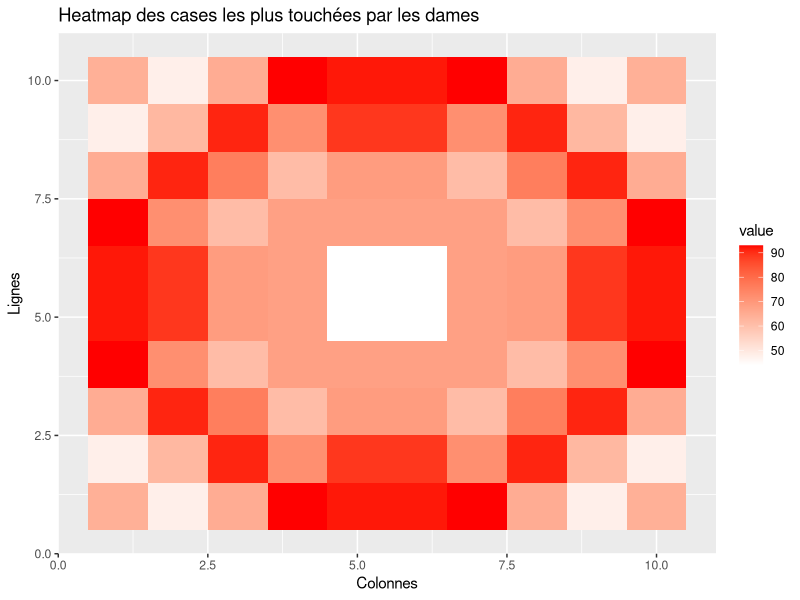

The R script that drew this image:
library(ggplot2)
library(reshape2)

trouver_solutions <- function(x, y) {
  solutions <- 0
  all_solutions <- list()
  
  est_valide <- function(placement, colonne, ligne) {
    i <- 1
    while (i < colonne) {
      if (placement[i] == ligne || 
          placement[i] - i == ligne - colonne || 
          placement[i] + i == ligne + colonne ||
          abs(placement[i] - ligne) == abs(i - colonne)) { # Menace diagonale
        return(FALSE)
      }
      i <- i + 1
    }
    return(TRUE)
  }
  
  placer_dames <- function(placement, colonne = 1) {
    if (colonne > x) {
      solutions <<- solutions + 1
      all_solutions[[solutions]] <<- placement
    } else {
      ligne <- 1
      while (ligne <= y) {
        if (est_valide(placement, colonne, ligne)) {
          placement[colonne] <- ligne
          placer_dames(placement, colonne + 1)
        }
        ligne <- ligne + 1
      }
    }
  }
  
  if(x > 0 & y > 0){
    placement_initial <- integer(x)
    placer_dames(placement_initial)
    
    a <- 1
    while (a <= length(all_solutions)) {
      cat("Solution", a, ": ", paste(all_solutions[[a]]-1, collapse = " "), "\n")
      a <- a + 1
    }
  }
  
  
  cat("Nombre de solutions trouvées:", solutions, "\n")
  return(all_solutions)
}

# Utilisation de la fonction avec le nombre de lignes (x) et de colonnes (y) de votre choix
x<- 10
y<- 10
resultats <- trouver_solutions(x, y)  # Par exemple, 8 lignes et 8 colonnes

# Création d'une heatmap avec ggplot2 (utiliser les résultats obtenus)
heatmap_data <- matrix(0, nrow = x, ncol = y)
i <- 1
while (i <= length(resultats)) {
  positions <- resultats[[i]]
  j <- 1
  while (j <= length(positions)) {
    heatmap_data[j, positions[j]] <- heatmap_data[j, positions[j]] + 1
    j <- j + 1
  }
  i <- i + 1
}

heatmap_data_melted <- melt(heatmap_data)

ggplot(heatmap_data_melted, aes(x = Var2, y = Var1, fill = value)) +
  geom_tile() +
  scale_fill_gradient(low = "white", high = "red") +
  labs(title = "Heatmap des cases les plus touchées par les dames",
       x = "Colonnes",
       y = "Lignes")

